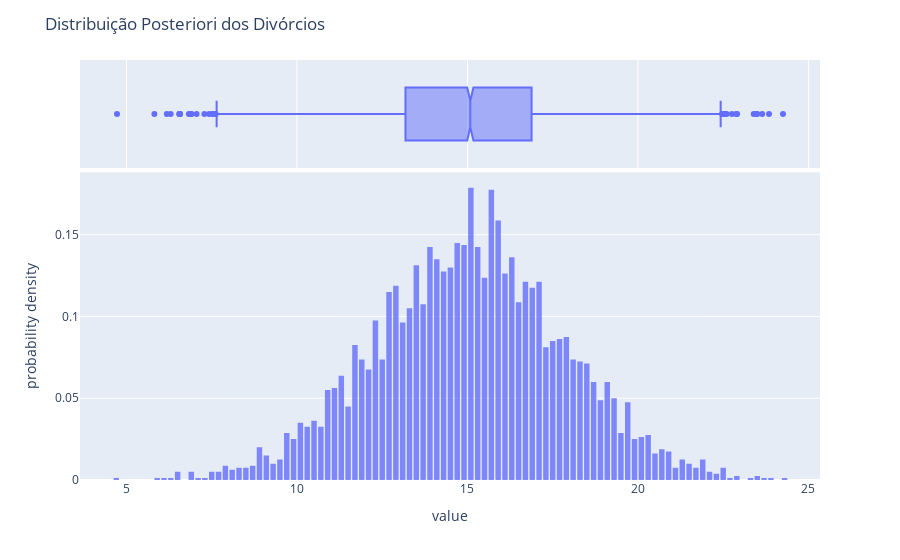

Notebook code for this chart:
### Code cell
fig = px.histogram(posteriori_divorce_alpha, 
                   nbins=100,
                   histnorm='probability density', 
                   labels={'variable':'Posteriori Divorce'},
                   opacity=0.8,
                   marginal="box",  # Pode ser também `box` (box-plot), `violin` ou 'rug'
                  )
fig.update_layout(bargap=0.2, title_text="Distribuição Posteriori dos Divórcios", showlegend=False)
fig.show()

### Figure 1 — Plotly figure (JSON) as saved in the notebook; plotly's stock layout.template omitted (floating-point values rounded to 4 significant figures; data arrays with more than 128 entries replaced by an {"elided": "..."} marker saying what was removed)
{"data": [{"alignmentgroup": "True", "bingroup": "x", "histnorm": "probability density", "hovertemplate": "Posteriori Divorce=0<br>value=%{x}<br>probability density=%{y}<extra></extra>", "legendgroup": "0", "marker": {"color": "#636efa", "opacity": 0.8, "pattern": {"shape": ""}}, "name": "0", "nbinsx": 100, "offsetgroup": "0", "orientation": "v", "showlegend": true, "type": "histogram", "x": {"elided": "4000 float values"}, "xaxis": "x", "yaxis": "y"}, {"alignmentgroup": "True", "hovertemplate": "Posteriori Divorce=0<br>value=%{x}<extra></extra>", "legendgroup": "0", "marker": {"color": "#636efa"}, "name": "0", "notched": true, "offsetgroup": "0", "showlegend": false, "type": "box", "x": {"elided": "4000 float values"}, "xaxis": "x2", "yaxis": "y2"}], "layout": {"bargap": 0.2, "barmode": "relative", "legend": {"title": {"text": "Posteriori Divorce"}, "tracegroupgap": 0}, "margin": {"t": 60}, "showlegend": false, "title": {"text": "Distribuição Posteriori dos Divórcios"}, "xaxis": {"anchor": "y", "domain": [0, 1], "title": {"text": "value"}}, "xaxis2": {"anchor": "y2", "domain": [0, 1], "matches": "x", "showgrid": true, "showticklabels": false}, "yaxis": {"anchor": "x", "domain": [0, 0.7326], "title": {"text": "probability density"}}, "yaxis2": {"anchor": "x2", "domain": [0.7426, 1], "matches": "y2", "showgrid": false, "showline": false, "showticklabels": false, "ticks": ""}}}
